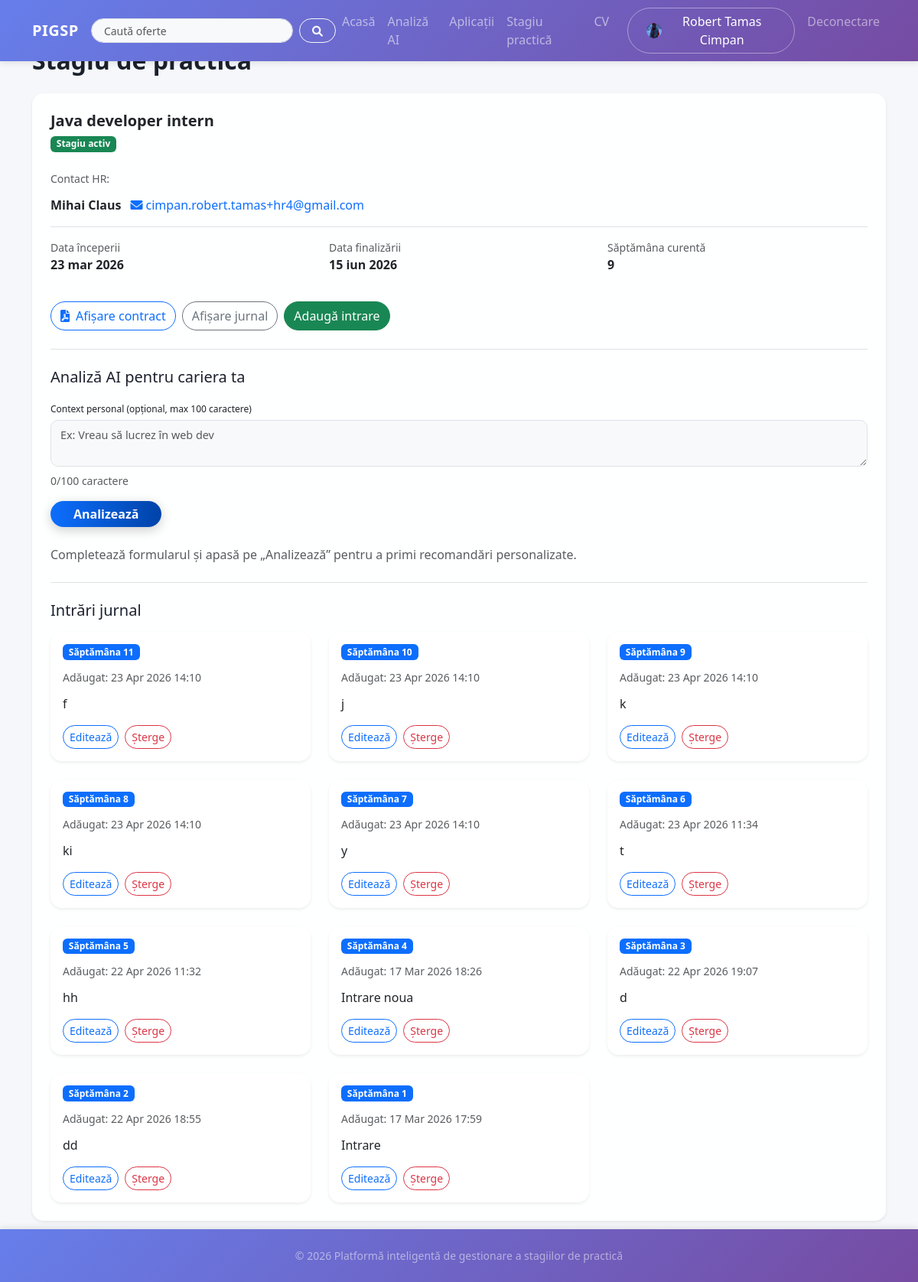
The page /my-internship/ (signed in) on the database as committed earlier.
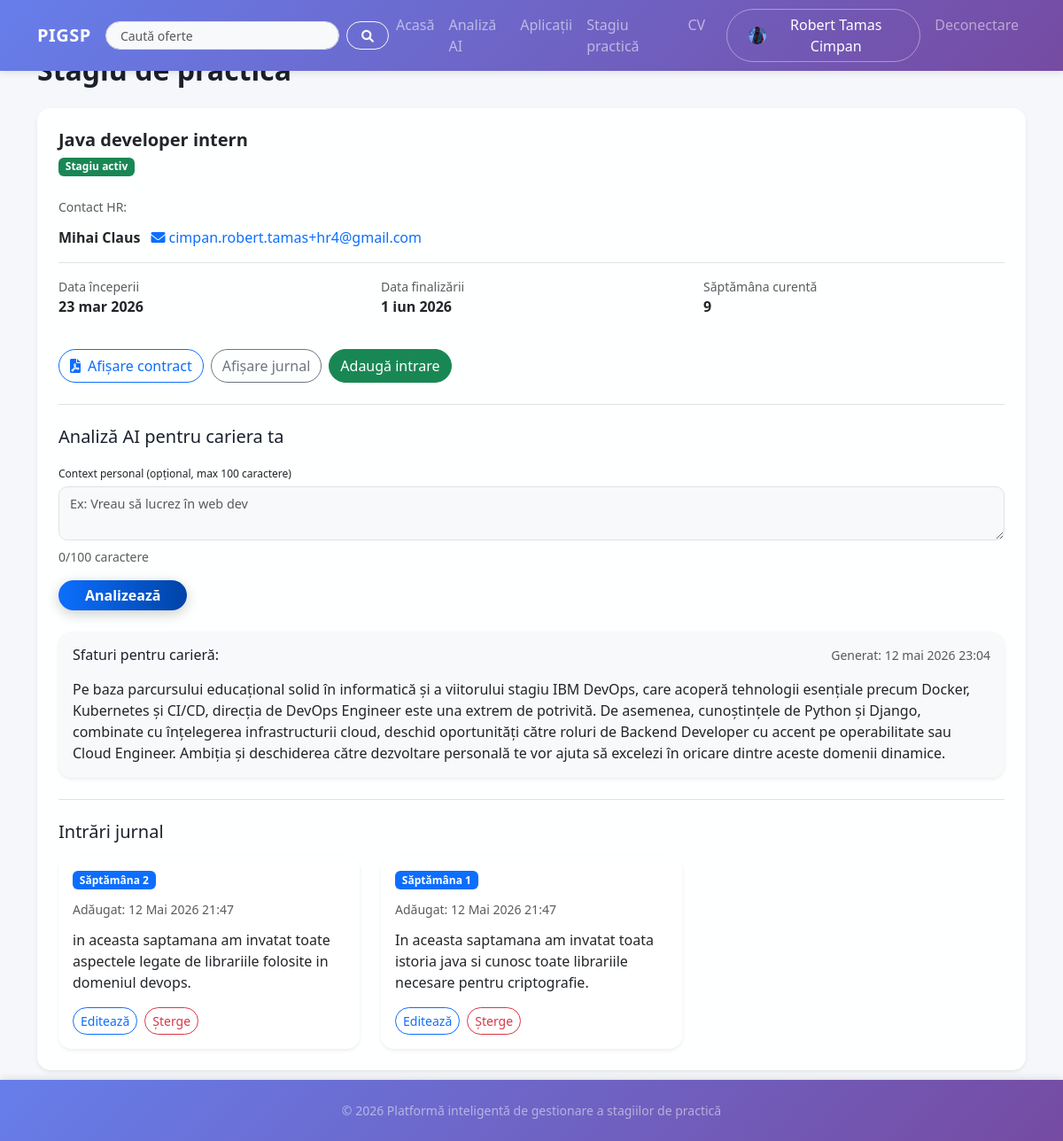
The same page on the database as committed later.
### main/models.py (models this page shows, shortened)
class Internship(models.Model):
    offer = models.ForeignKey(
        InternshipOffer,
        on_delete=models.SET_NULL,
        null=True,
        blank=True,
        related_name="internships",
    )
    student = models.ForeignKey(
        User,
        on_delete=models.CASCADE,
        limit_choices_to={"role": "student"},
        related_name="internships",
    )
    company = models.ForeignKey(
        User,
        on_delete=models.CASCADE,
        limit_choices_to={"role": "company"},
        related_name="hosted_internships",
    )
    start_date = models.DateField()
    end_date = models.DateField(null=True, blank=True)
    is_active = models.BooleanField(default=True)
    signed_contract = models.FileField(upload_to="contracts/", null=True, blank=True)
    created_at = models.DateTimeField(auto_now_add=True)
    mentor_name = models.CharField(max_length=255, blank=True, null=True)
    mentor_email = models.EmailField(blank=True, null=True)
    mentor_phone = models.CharField(max_length=20, blank=True, null=True)
    class Meta:
        ordering = ["-start_date"]
        verbose_name = "Stagiu de practică"
        verbose_name_plural = "Stagii de practică"
    def get_status(self):
        today = timezone.now().date()
        if today < self.start_date:
            return "not_started"
        planned_end = self.get_planned_end_date()
        if planned_end and today > planned_end:
            return "finished"
        elif self.end_date and today > self.end_date:
            return "finished"
        else:
            return "in_progress"
    def get_planned_end_date(self):
        if self.offer:
            return self.start_date + timedelta(weeks=self.offer.duration_weeks)
        return self.end_date
    def get_current_week(self):
        if not self.is_active or self.get_status() != "in_progress":
            return None
        days_elapsed = (timezone.now().date() - self.start_date).days
        current_week = (days_elapsed // 7) + 1
        if self.offer and self.offer.duration_weeks:
            current_week = min(current_week, self.offer.duration_weeks)
        return current_week

class InternshipOffer(models.Model):
    company = models.ForeignKey(
        User,
        on_delete=models.CASCADE,
        limit_choices_to={"role": "company"},
        related_name="internship_offers",
    )
    title = models.CharField(max_length=255)
    description = models.TextField()
    requirements = models.TextField(blank=True)
    location = models.CharField(max_length=255, blank=True)
    duration_weeks = models.IntegerField(default=12)
    start_date = models.DateField(null=True, blank=True)
    is_active = models.BooleanField(default=True)
    created_at = models.DateTimeField(auto_now_add=True)
    updated_at = models.DateTimeField(auto_now=True)
    class Meta:
        ordering = ["-created_at"]
        verbose_name = "Ofertă de stagiu"
        verbose_name_plural = "Oferte de stagiu"

class JournalEntry(models.Model):
    internship = models.ForeignKey(
        Internship, on_delete=models.CASCADE, related_name="journal_entries"
    )
    week_number = models.IntegerField()
    content = models.TextField()
    created_at = models.DateTimeField(auto_now_add=True)
    class Meta:
        unique_together = (
            "internship",
            "week_number",
        )
        ordering = ["-week_number"]
        verbose_name = "Intrare în jurnal"
        verbose_name_plural = "Intrări în jurnal"

class CareerAnalysis(models.Model):
    internship = models.ForeignKey(
        Internship, on_delete=models.CASCADE, related_name="career_analysis"
    )
    result_text = models.TextField()
    user_context = models.CharField(max_length=100, blank=True)
    created_at = models.DateTimeField(auto_now_add=True)
    updated_at = models.DateTimeField(auto_now=True)
    class Meta:
        verbose_name = "Analiză de carieră"
        verbose_name_plural = "Analize de carieră"

### main/views.py (the view, shortened to what this page needs)
@login_required
def my_internship(request):
    if not request.user.is_student():
        return _forbidden_page(
            request,
            "Doar studenții pot vizualiza stagiile de practică.",
        )
    internship = (
        Internship.objects.select_related(
            "offer", "company", "company__company_profile"
        )
        .filter(student=request.user, is_active=True, offer__isnull=False)
        .order_by("-start_date")
        .first()
    )
    entries = []
    hr_contact_name = None
    hr_contact_email = None
    career_analysis = None
    is_career_running = False
    if internship:
        entries = internship.journal_entries.all().order_by(
            "-week_number", "-created_at"
        )
        career_analysis = (
            CareerAnalysis.objects.filter(internship=internship)
            .order_by("-created_at")
            .first()
        )
        is_career_running = bool(
            cache.get(_career_analysis_lock_key(request.user.id, internship.id))
        )
        company_profile = getattr(internship.company, "company_profile", None)
        company_name = (
            getattr(company_profile, "company_name", "") if company_profile else ""
        )
        contact_person = (
            getattr(company_profile, "contact_person", "") if company_profile else ""
        )
        hr_contact_name = (
            (contact_person or "").strip()
            or (internship.company.get_full_name() or "").strip()
            or company_name
        )
        hr_contact_email = (internship.company.email or "").strip() or None
    context = {
        "internship": internship,
        "entries": entries,
        "hr_contact_name": hr_contact_name,
        "hr_contact_email": hr_contact_email,
        "career_analysis": career_analysis,
        "is_career_running": is_career_running,
    }
    return render(request, "main/my_internship.html", context)

### accounts/models.py (called while the page is built)
    def is_student(self):
        return self.role == "student"

### main/views.py (called while the page is built)
def _career_analysis_lock_key(user_id, internship_id):
    return f"career_analysis_running_{user_id}_{internship_id}"

### templates/main/my_internship.html (shortened to what the changed rows need)
{% extends 'base.html' %}
{% block content %}
    <h2 class="mb-4">Stagiu de practică</h2>
    {% if internship %}
        {% with status=internship.get_status %}
        <div class="card border-0 shadow-sm">
            <div class="card-body p-4">
                <div class="d-flex justify-content-between align-items-start mb-4">
                    <div>
                        <h5 class="card-title fw-bold mb-1">
                            {% if internship.offer %}
                                {{ internship.offer.title }}
                            {% else %}
                                {{ internship.company.company_profile.company_name }}
                            {% endif %}
                        </h5>
                        {% if status == 'finished' %}
                            <span class="badge bg-success">Stagiu finalizat</span>
                        {% elif status == 'not_started' %}
                            <p class="text-muted mt-2 mb-0">
                                Stagiu confirmat. Urmează să înceapă la data planificată.
                            </p>
                        {% else %}
                            <span class="badge bg-success">Stagiu activ</span>
                        {% endif %}
                    </div>
                </div>
                {% if status == 'finished' %}
                    <div class="row mb-4">
                        <div class="col-md-6 mb-2">
                            <small class="text-muted d-block">Data începerii</small>
                            <strong>{{ internship.start_date|date:"j b Y" }}</strong>
                        </div>
                        <div class="col-md-6 mb-2">
                            <small class="text-muted d-block">Data finalizării</small>
                            <strong>
                                {% if internship.get_planned_end_date %}
                                    {{ internship.get_planned_end_date|date:"j b Y" }}
                                {% else %}
                                    -
                                {% endif %}
                            </strong>
                        </div>
                    </div>
                    <div class="alert alert-success mb-4" role="alert">
                        <i class="fas fa-check-circle me-2"></i>
                        <strong>Stagiu finalizat!</strong>
                    </div>
                {% else %}
                    <div class="row mb-4">
                        <div class="col-md-4 mb-2">
                            <small class="text-muted d-block">Data începerii</small>
                            <strong>{{ internship.start_date|date:"j b Y" }}</strong>
                        </div>
                        <div class="col-md-4 mb-2">
                            <small class="text-muted d-block">Data finalizării</small>
                            <strong>
                                {% if internship.get_planned_end_date %}
                                    {{ internship.get_planned_end_date|date:"j b Y" }}
                                {% else %}
                                    -
                                {% endif %}
                            </strong>
                        </div>
                        <div class="col-md-4 mb-2">
                            <small class="text-muted d-block">Săptămâna curentă</small>
                            <strong>
                                {% if internship.get_current_week %}
                                    {{ internship.get_current_week }}
                                {% else %}
                                    -
                                {% endif %}
                            </strong>
                        </div>
                    </div>
                {% endif %}
                {% if status != 'not_started' and entries %}
                <div class="mt-4 pt-4 border-top">
                    <h5 class="mb-3">Analiză AI pentru cariera ta</h5>
                    <form id="career-analysis-form" method="post" action="{% url 'analyze_career' internship.pk %}" class="mb-4">
                        <div class="mb-3">
                        </div>
                        <button type="submit" id="career-analysis-submit" class="btn btn-primary rounded-pill" {% if is_career_running %}disabled{% endif %}>
                        </button>
                    </form>
                    {% if career_analysis %}
                    <div class="card border-0 shadow-sm bg-light">
                        <div class="card-body">
                            <div class="d-flex justify-content-between align-items-center mb-3">
                                <h6 class="mb-0"></i>Sfaturi pentru carieră:</h6>
                                <small class="text-muted">
                                    Generat: {{ career_analysis.created_at|date:"d b Y H:i" }}
                                </small>
                            </div>
                            <div class="career-guidance-content text-dark">
                                {{ career_analysis.result_text|linebreaksbr }}
                            </div>
                        </div>
                    </div>
                    {% else %}
                    <p class="text-muted mb-0">Completează formularul și apasă pe „Analizează” pentru a primi recomandări personalizate.</p>
                    {% endif %}
                </div>
                {% endif %}
                {% if status == 'not_started' %}
                    <div class="mt-4 pt-4 border-top">
                        <p class="text-muted mb-0">Aici vei putea adăuga informații în jurnalul de practică după ce stagiul va începe.</p>
                    </div>
                {% else %}
                    <div class="mt-4 pt-4 border-top">
                        {% if entries %}
                            <div class="row g-4">
                                {% for entry in entries %}
                                    <div class="col-md-6 col-lg-4">
                                        <div class="card h-100 border-0 shadow-sm">
                                            <div class="card-body">
                                                <div class="d-flex justify-content-between align-items-start mb-2">
                                                    <span class="badge bg-primary">Săptămâna {{ entry.week_number }}</span>
                                                </div>
                                                <p class="card-text text-muted small mb-2">
                                                    Adăugat: {{ entry.created_at|date:"d M Y H:i" }}
                                                </p>
                                                <div class="mb-2">
                                                    <p class="mb-0">{{ entry.content|linebreaksbr }}</p>
                                                </div>
                                                <div class="d-flex gap-2 mt-3">
                                                    <a href="{% url 'edit_journal_entry' internship.pk entry.pk %}" class="btn btn-sm btn-outline-primary rounded-pill">
                                                        Editează
                                                    </a>
                                                    <form method="post" action="{% url 'delete_journal_entry' internship.pk entry.pk %}" onsubmit="return confirm('Sigur dorești să ștergi această intrare?')">
                                                        <button type="submit" class="btn btn-sm btn-outline-danger rounded-pill">Șterge</button>
                                                    </form>
                                                </div>
                                            </div>
                                        </div>
                                    </div>
                                {% endfor %}
                            </div>
                        {% else %}
                            <p class="text-muted mb-0">Aici vor fi afișate informațiile introduse în jurnalul de practică.</p>
                        {% endif %}
                    </div>
                {% endif %}
            </div>
        </div>
        {% endwith %}
    {% endif %}
{% endblock %}

Rows that differ between the two databases and show on the page:
removed JournalEntry: week_number "11", created_at "23 Apr 2026 14:10", content "f"
removed JournalEntry: week_number "10", created_at "23 Apr 2026 14:10", content "j"
removed JournalEntry: week_number "9", created_at "23 Apr 2026 14:10", content "k"
removed JournalEntry: week_number "8", created_at "23 Apr 2026 14:10", content "ki"
removed JournalEntry: week_number "7", created_at "23 Apr 2026 14:10", content "y"
removed JournalEntry: week_number "6", created_at "23 Apr 2026 11:34", content "t"
removed JournalEntry: week_number "5", created_at "22 Apr 2026 11:32", content "hh"
removed JournalEntry: week_number "4", created_at "17 Mar 2026 18:26", content "Intrare noua"
removed JournalEntry: week_number "3", created_at "22 Apr 2026 19:07", content "d"
removed JournalEntry: week_number "2", created_at "22 Apr 2026 18:55", content "dd"
removed JournalEntry: week_number "1", created_at "17 Mar 2026 17:59", content "Intrare"
changed through a linked row, Internship "Java developer intern": get_planned_end_date "15 iun 2026" → "1 iun 2026"
added CareerAnalysis: created_at "12 mai 2026 23:04", result_text "Pe baza parcursului educațional solid în informatică și a viitorului stagiu IBM DevOps, care acoperă tehnologii esențiale precum Docker, Kubernetes și CI/CD, direcția de DevOps Engineer este una extrem de potrivită. De asemenea, cunoștințele de Python și Django, combinate cu înțelegerea infrastructurii cloud, deschid oportunități către roluri de Backend Developer cu accent pe operabilitate sau Cloud Engineer. Ambiția și deschiderea către dezvoltare personală te vor ajuta să excelezi în oricare dintre aceste domenii dinamice."
added JournalEntry: week_number "2", created_at "12 Mai 2026 21:47", content "in aceasta saptamana am invatat toate aspectele legate de librariile folosite in domeniul devops."
added JournalEntry: week_number "1", created_at "12 Mai 2026 21:47", content "In aceasta saptamana am invatat toata istoria java si cunosc toate librariile necesare pentru criptografie."
Other text that changed with them:
text no longer shown: "Completează formularul și apasă pe „Analizează” pentru a primi recomandări personalizate."
text now shown: "Sfaturi pentru carieră: Generat:"
